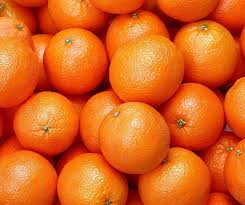
#> input picture refimage.jpeg, 245 x 205 px
$ python featref.py
#> lines starting #> are read from the running program, lines starting #| are printed output that depends on the picture; after the words box and inside, x2 and y2 are one past the last pixel; in counts of white or black regions, pixels touching at a corner belong together
### threshold.py
import cv2

def process_image_threshold(image_path):
    image = cv2.imread(image_path)
    gray_image = cv2.cvtColor(image, cv2.COLOR_BGR2GRAY)
    _, threshold_image = cv2.threshold(gray_image, 0, 255, cv2.THRESH_BINARY_INV + cv2.THRESH_OTSU)
    return image, threshold_image

def extract_contours(threshold_image):
    contours, _ = cv2.findContours(threshold_image, cv2.RETR_EXTERNAL, cv2.CHAIN_APPROX_SIMPLE)
    return contours

def detect_edges(image):
    gray_image = cv2.cvtColor(image, cv2.COLOR_BGR2GRAY)
    return cv2.Canny(gray_image, 100, 200)


def draw_and_save_contours(image, contours, output_file):
    contoured_image = image.copy()
    cv2.drawContours(contoured_image, contours, -1, (0, 255, 0), 2)
    cv2.imwrite(output_file, contoured_image)

def save_and_display_results(threshold_image, contours, edges_image, original_image):
    cv2.imwrite("thresholded_output.jpg", threshold_image)
    print("Saved thresholded image as thresholded_output.jpg")

    draw_and_save_contours(original_image, contours, "contours_output.jpg")
    print("Saved contours image as contours_output.jpg")

    cv2.imwrite("edges_output.jpg", edges_image)
    print("Saved edges image as edges_output.jpg")

    cv2.imshow("Threshold", threshold_image)
    cv2.imshow("Contours", cv2.imread("contours_output.jpg"))
    cv2.imshow("Edges", edges_image)

    cv2.waitKey(0)
    cv2.destroyAllWindows()

# Main execution flow
image_file = "refimage.jpeg"
original_img, thresholded_img = process_image_threshold(image_file)
#> in process_image_threshold, image is the input picture: shape (205, 245, 3); mean B, G, R 27.9, 97.1, 218.3
#> in process_image_threshold, `gray_image = cv2.cvtColor(image, cv2.COLOR_BGR2GRAY)`:
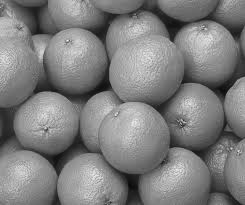
#> gray_image: shape (205, 245); min 9, max 247, mean 125.5
#> in process_image_threshold, `_, threshold_image = cv2.threshold(gray_image, 0, 255, cv2.THRESH_BINA..`:
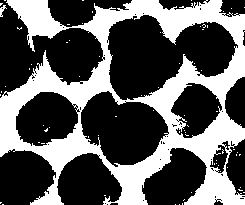
#> threshold_image: shape (205, 245); 36.4% white; 70 white regions (68 under 20 px)
contour_results = extract_contours(thresholded_img)
#> in extract_contours, `contours, _ = cv2.findContours(threshold_image, cv2.RETR_EXTERNAL, cv2..`: contours = 38 contours, 36 with area under 20; largest, box (x1, y1, x2, y2) and area: (0, 0, 245, 205) 33332, (0, 5, 7, 17) 24
#> contour_results has the same summary as contours in extract_contours
edge_detected_image = detect_edges(original_img)
#> in detect_edges, `return cv2.Canny(gray_image, 100, 200)`:
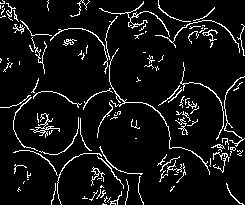
#> returned value: shape (205, 245); 7.4% white in thin lines or dots

save_and_display_results(thresholded_img, contour_results, edge_detected_image, original_img)
#> in draw_and_save_contours, `cv2.drawContours(contoured_image, contours, -1, (0, 255, 0), 2)`:
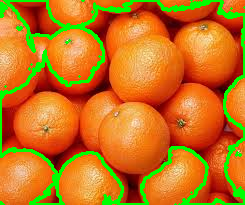
#> contoured_image: shape (205, 245, 3); 10.58% of pixels changed, all inside (x1, y1, x2, y2) = (0, 0, 245, 205)
#> in save_and_display_results, `cv2.imshow("Contours", cv2.imread("contours_output.jpg"))`:
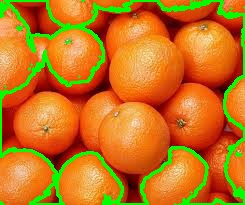
#> window 'Contours': shape (205, 245, 3); mean B, G, R 27.6, 116.7, 195.8

### featextrac.py
import cv2
import numpy as np
import pandas as pd

def compute_features(original_image, binary_image):
    detected_contours, _ = cv2.findContours(binary_image, cv2.RETR_EXTERNAL, cv2.CHAIN_APPROX_SIMPLE)

    feature_data = {
        "Shape Area": [],
        "Shape Perimeter": [],
        "Bounding Rectangle": [],
        "Shape Centroid": [],
        "Color Histogram": []
    }

    gray_image = cv2.cvtColor(original_image, cv2.COLOR_BGR2GRAY)

    for contour in detected_contours:
        area = cv2.contourArea(contour)
        perimeter = cv2.arcLength(contour, True)
        x, y, width, height = cv2.boundingRect(contour)
        moments = cv2.moments(contour)
        if moments["m00"] != 0:
            centroid_x = int(moments["m10"] / moments["m00"])
            centroid_y = int(moments["m01"] / moments["m00"])
        else:
            centroid_x, centroid_y = 0, 0


        contour_mask = np.zeros(gray_image.shape, np.uint8)
        cv2.drawContours(contour_mask, [contour], -1, 255, -1)
        masked_image = cv2.bitwise_and(original_image, original_image, mask=contour_mask)
        color_histogram = cv2.calcHist([masked_image], [0, 1, 2], contour_mask, [8, 8, 8], [0, 256, 0, 256, 0, 256])
        normalized_histogram = cv2.normalize(color_histogram, color_histogram).flatten()

        feature_data["Shape Area"].append(area)
        feature_data["Shape Perimeter"].append(perimeter)
        feature_data["Bounding Rectangle"].append((x, y, width, height))
        feature_data["Shape Centroid"].append((centroid_x, centroid_y))
        feature_data["Color Histogram"].append(normalized_histogram.tolist())

    return pd.DataFrame(feature_data)

# [13 lines that do not run on import are left out]

### featref.py
import cv2
import pandas as pd
import os
from threshold import process_image_threshold  # Importing from segmentation file
from featextrac import compute_features  # Importing feature extraction

# Function to generate and save reference features for given images
def generate_reference_features():
    # Dictionary to hold image paths and their labels
    image_paths = {
        "orange": "refimage.jpeg",
        "green_apple": "refimage2.jpeg"
    }

    feature_datasets = {}

    for label, image_path in image_paths.items():
        # Define the output CSV file name for each label
        output_csv = f"{label}_features_output.csv"

        if os.path.exists(output_csv):
            # If the CSV already exists, load the features
            print(f"Loading existing features for {label} from {output_csv}")
            feature_datasets[label] = pd.read_csv(output_csv, converters={"Color Histogram": eval})
        else:
            # Process the image if features have not been saved previously
            print(f"Processing and storing features for {label}")
            original_image, thresholded_image = process_image_threshold(image_path)

            if original_image is None or thresholded_image is None:
                print(f"Error: Image {image_path} not found or thresholding failed.")
                continue

            # Extract features using the feature extraction function
            feature_dataframe = compute_features(original_image, thresholded_image)
#> in compute_features, `detected_contours, _ = cv2.findContours(binary_image, cv2.RETR_EXTERNA..`: detected_contours has the same summary as contours in extract_contours
#> the loop in compute_features, `for contour in detected_contours:` made 38 passes
#> (area, perimeter, x, y, width, height, centroid_x, centroid_y) on passes 33, 37: (23.5, 33.56, 0, 5, 7, 12, 1, 9), (33332, 1877.1, 0, 0, 245, 205, 134, 96)
#> after the loop in compute_features, `for contour in detected_contours:`:
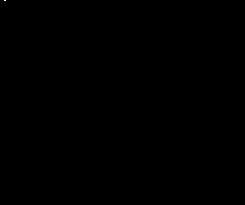
#> contour_mask: shape (205, 245); 0% white in thin lines or dots, all inside (x1, y1, x2, y2) = (4, 0, 6, 1)

            # Save extracted features to CSV
            feature_dataframe.to_csv(output_csv, index=False)
            feature_datasets[label] = feature_dataframe

    return feature_datasets

# Main execution block
if __name__ == "__main__":
    reference_features = generate_reference_features()
#> in generate_reference_features, `feature_dataframe = compute_features(original_image, thresholded_image)`: feature_dataframe = table of 38 rows and 5 columns
#> (the run stopped early here; a loop or call above may not have finished)
